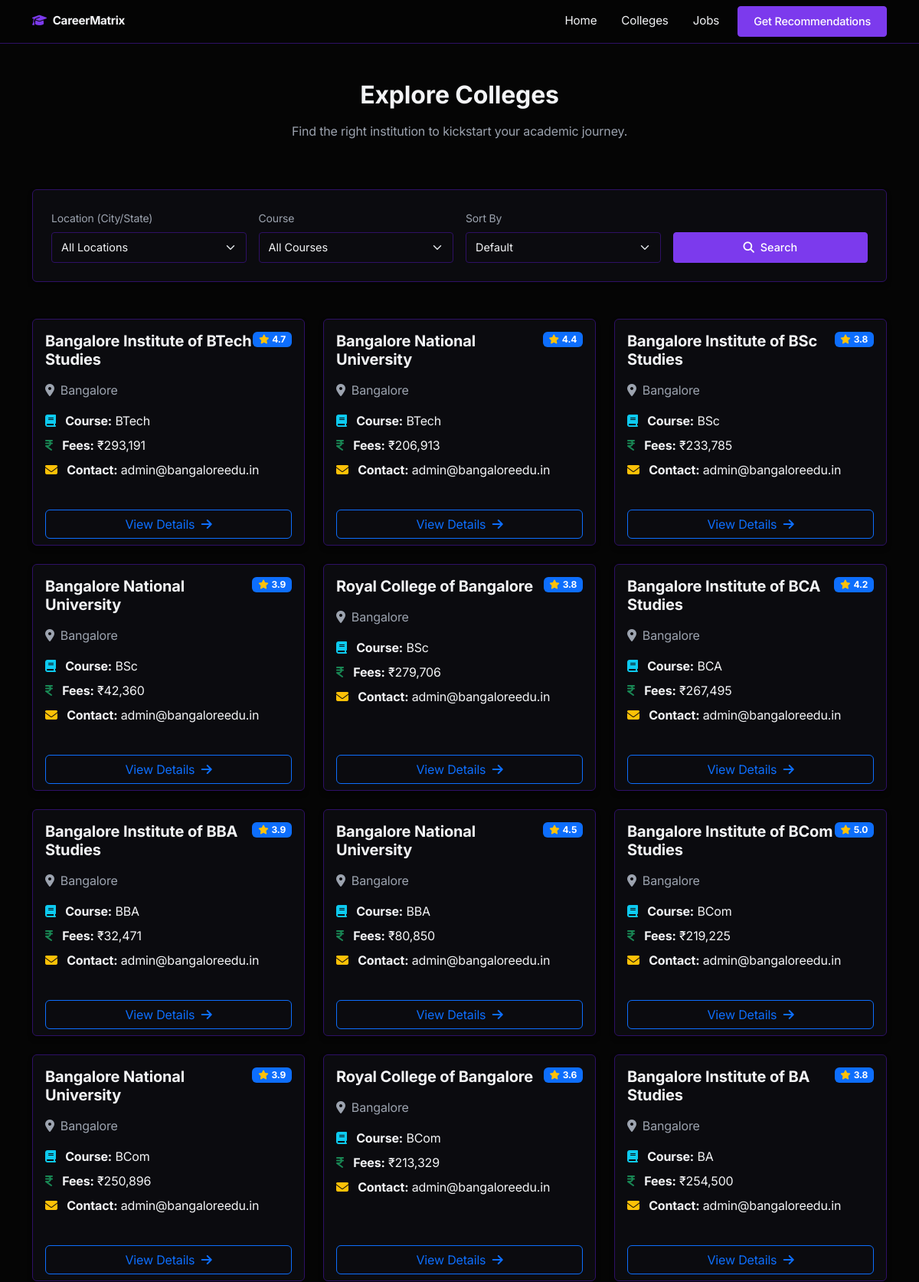
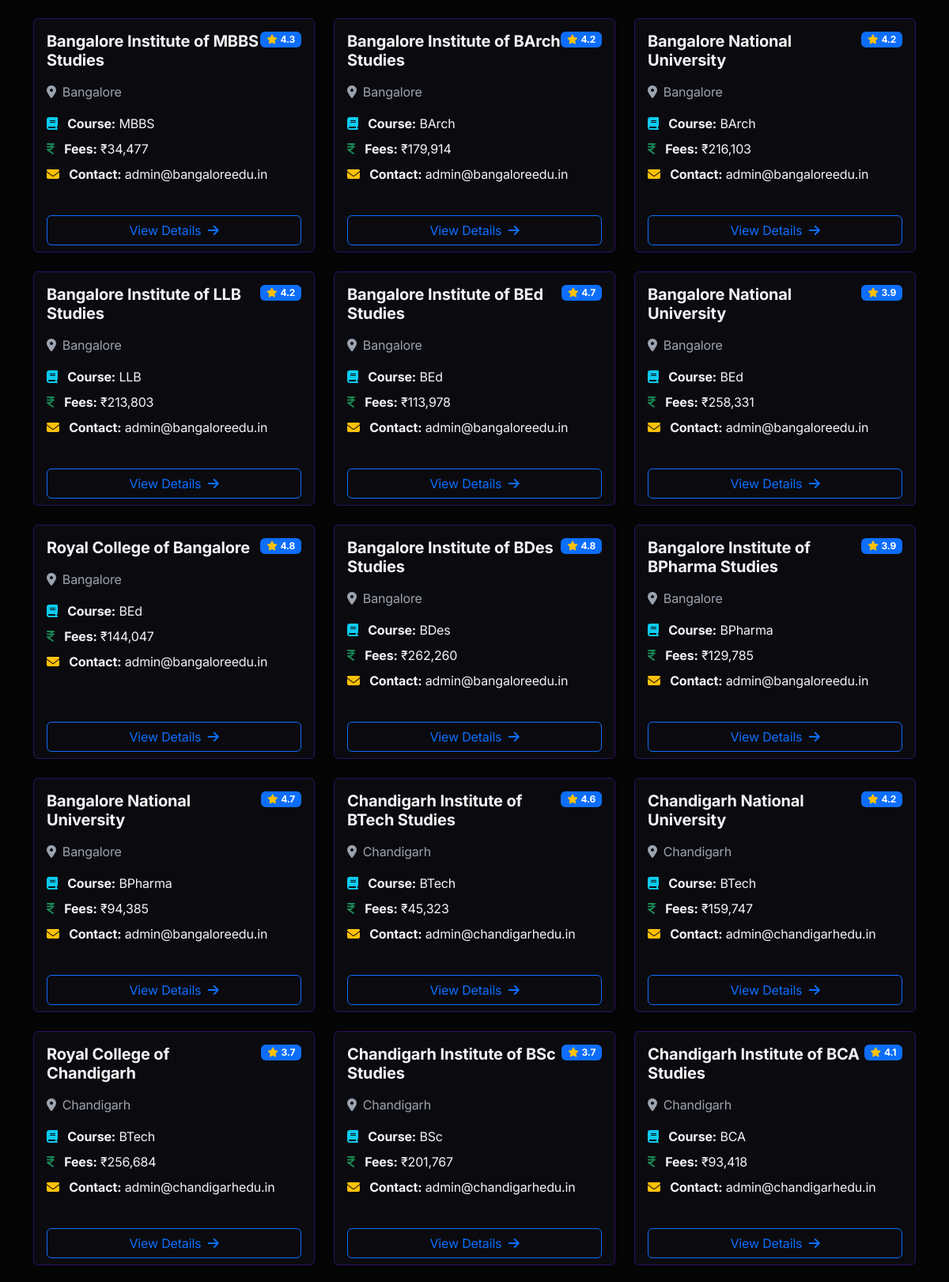
Screenshot of /colleges (upper part) with the database file from the repository (2 pictures, top to bottom).
### models.py (models this page shows)
class College(db.Model):
    id = db.Column(db.Integer, primary_key=True)
    name = db.Column(db.String(200), nullable=False)
    location = db.Column(db.String(100), nullable=False)
    course = db.Column(db.String(100), nullable=False)
    fees = db.Column(db.Float, nullable=False)
    rating = db.Column(db.Float, nullable=True)
    contact_info = db.Column(db.String(100), nullable=True)
    registration_link = db.Column(db.String(255), nullable=True)

### app.py (the view)
@app.route('/colleges', methods=['GET'])
def colleges():
    location = request.args.get('location')
    course = request.args.get('course')
    sort_by = request.args.get('sort_by')
    query = College.query
    if location:
        query = query.filter(College.location.ilike(f'%{location}%'))
    if course:
        query = query.filter(College.course.ilike(f'%{course}%'))
    if sort_by == 'fees_low_high':
        query = query.order_by(College.fees.asc())
    elif sort_by == 'rating_high_low':
        query = query.order_by(College.rating.desc().nulls_last())
    colleges = query.all()
    return render_template('colleges.html', colleges=colleges)

### templates/colleges.html (shortened to what this page needs)
{% extends "base.html" %}
{% block content %}
<div class="container py-5">
    <div class="row mb-5">
        <div class="col-lg-8 mx-auto text-center">
            <h2 class="fw-bold mb-3">Explore Colleges</h2>
            <p class="text-muted">Find the right institution to kickstart your academic journey.</p>
        </div>
    </div>
    <div class="card mb-5">
        <div class="card-body p-4">
            <form method="GET" action="{{ url_for('colleges') }}" class="row g-3 align-items-end">
                <div class="col-md-3">
                    <label for="location" class="form-label text-muted small">Location (City/State)</label>
                    <select class="form-select" id="location" name="location">
                        <option value="">All Locations</option>
                    </select>
                </div>
                <div class="col-md-3">
                    <label for="course" class="form-label text-muted small">Course</label>
                    <select class="form-select" id="course" name="course">
                        <option value="">All Courses</option>
                    </select>
                </div>
                <div class="col-md-3">
                    <label for="sort_by" class="form-label text-muted small">Sort By</label>
                    <select class="form-select" id="sort_by" name="sort_by">
                        <option value="">Default</option>
                    </select>
                </div>
                <div class="col-md-3">
                    <button type="submit" class="btn btn-primary w-100">
                        <i class="fa-solid fa-magnifying-glass me-2"></i>Search
                    </button>
                </div>
            </form>
        </div>
    </div>
    <div class="row row-cols-1 row-cols-md-2 row-cols-lg-3 g-4">
        {% for college in colleges %}
        <div class="col">
            <div class="card h-100">
                <div class="card-body">
                    <div class="d-flex justify-content-between align-items-start mb-2">
                        <h5 class="card-title fw-bold text-wrap">{{ college.name }}</h5>
                        {% if college.rating %}
                        <span class="badge bg-primary text-white"><i class="fa-solid fa-star me-1 text-warning"></i>{{ college.rating }}</span>
                        {% endif %}
                    </div>
                    <p class="text-muted mb-3"><i class="fa-solid fa-location-dot me-2"></i>{{ college.location }}</p>
                    <ul class="list-unstyled mb-4">
                        <li class="mb-2"><i class="fa-solid fa-book me-2 text-info"></i> <strong>Course:</strong> {{ college.course }}</li>
                        <li class="mb-2"><i class="fa-solid fa-indian-rupee-sign me-2 text-success"></i> <strong>Fees:</strong> ₹{{ "{:,.0f}".format(college.fees) }}</li>
                        <li class="mb-2"><i class="fa-solid fa-envelope me-2 text-warning"></i> <strong>Contact:</strong> {{ college.contact_info }}</li>
                    </ul>
                </div>
                <div class="card-footer bg-transparent border-0 pt-0">
                    <a href="{{ url_for('college_detail', college_id=college.id) }}" class="btn btn-outline-primary w-100">
                        View Details <i class="fa-solid fa-arrow-right ms-1"></i>
                    </a>
                </div>
            </div>
        </div>
        {% else %}
        <div class="col-12 text-center py-5">
            <i class="fa-solid fa-magnifying-glass-minus fa-3x text-muted mb-3"></i>
            <h4>No colleges found matching your criteria.</h4>
            <a href="{{ url_for('colleges') }}" class="btn btn-outline-light mt-3">Reset Filters</a>
        </div>
        {% endfor %}
    </div>
</div>
{% endblock %}

### templates/base.html (shortened to what this page needs)
<!DOCTYPE html>
<html lang="en" data-bs-theme="dark">
<head>
    <link href="https://cdn.jsdelivr.net/npm/bootstrap@5.3.2/dist/css/bootstrap.min.css" rel="stylesheet">
    <link rel="stylesheet" href="{{ url_for('static', filename='css/style.css') }}">
    <link rel="stylesheet" href="https://cdnjs.cloudflare.com/ajax/libs/font-awesome/6.4.0/css/all.min.css">
</head>
<body>
    <nav class="navbar navbar-expand-lg sticky-top">
        <div class="container">
            <a class="navbar-brand fw-bold" href="{{ url_for('index') }}">
                <i class="fa-solid fa-graduation-cap me-2 text-primary"></i>CareerMatrix
            </a>
            <div class="collapse navbar-collapse" id="navbarNav">
                <ul class="navbar-nav ms-auto gap-3">
                    <li class="nav-item">
                        <a class="nav-link" href="{{ url_for('index') }}">Home</a>
                    </li>
                    <li class="nav-item">
                        <a class="nav-link" href="{{ url_for('colleges') }}">Colleges</a>
                    </li>
                    <li class="nav-item">
                        <a class="nav-link" href="{{ url_for('jobs') }}">Jobs</a>
                    </li>
                    <li class="nav-item">
                        <a class="btn btn-primary" href="{{ url_for('recommend') }}">Get Recommendations</a>
                    </li>
                </ul>
            </div>
        </div>
    </nav>
    <main class="min-vh-100">
        {% block content %}{% endblock %}
    </main>
</body>
</html>

### static/css/style.css (style rules this page uses)
:root { --bg-color: #050505; --surface-color: #0b0b0f; --surface-hover: #14111c; --primary-color: #7c3aed; --primary-hover: #6d28d9; --text-color: #f3f4f6; --text-muted: #9ca3af; --border-color: #2e1065; --accent-color: #a78bfa; }
body { background-color: var(--bg-color); color: var(--text-color); font-family: 'Inter', system-ui, -apple-system, sans-serif; margin: 0; padding: 0; letter-spacing: -0.01em; }
.navbar { background-color: rgba(5, 5, 5, 0.9) !important; backdrop-filter: blur(12px); border-bottom: 1px solid var(--border-color); }
.navbar-brand { font-weight: 700; letter-spacing: -0.02em; }
.navbar-brand, .nav-link { color: var(--text-color) !important; font-size: 0.95rem; }
.nav-link { transition: color 0.2s ease; }
.card { background-color: var(--surface-color); border: 1px solid var(--border-color); border-radius: 6px; box-shadow: 0 4px 6px -1px rgba(0, 0, 0, 0.5); transition: transform 0.2s ease, border-color 0.2s ease, box-shadow 0.2s ease; color: var(--text-color); }
.btn-primary { background-color: var(--primary-color); border-color: var(--primary-color); border-radius: 4px; padding: 0.5rem 1.25rem; font-weight: 500; font-size: 0.9rem; transition: all 0.2s; }
.form-control, .form-select { background-color: #0b0b0f; border: 1px solid var(--border-color); color: var(--text-color); border-radius: 4px; font-size: 0.9rem; padding: 0.5rem 0.75rem; }
.text-muted { color: var(--text-muted) !important; }
.text-primary { color: var(--primary-color) !important; }

### rows the page displays
College: name "Bangalore Institute of BTech Studies", rating "4.7", location "Bangalore", course "BTech", fees "293,191", contact_info "admin@bangaloreedu.in"
College: name "Bangalore National University", rating "4.4", location "Bangalore", course "BTech", fees "206,913", contact_info "admin@bangaloreedu.in"
College: name "Bangalore Institute of BSc Studies", rating "3.8", location "Bangalore", course "BSc", fees "233,785", contact_info "admin@bangaloreedu.in"
College: name "Bangalore National University", rating "3.9", location "Bangalore", course "BSc", fees "42,360", contact_info "admin@bangaloreedu.in"
College: name "Royal College of Bangalore", rating "3.8", location "Bangalore", course "BSc", fees "279,706", contact_info "admin@bangaloreedu.in"
College: name "Bangalore Institute of BCA Studies", rating "4.2", location "Bangalore", course "BCA", fees "267,495", contact_info "admin@bangaloreedu.in"
College: name "Bangalore Institute of BBA Studies", rating "3.9", location "Bangalore", course "BBA", fees "32,471", contact_info "admin@bangaloreedu.in"
College: name "Bangalore National University", rating "4.5", location "Bangalore", course "BBA", fees "80,850", contact_info "admin@bangaloreedu.in"
College: name "Bangalore Institute of BCom Studies", rating "5.0", location "Bangalore", course "BCom", fees "219,225", contact_info "admin@bangaloreedu.in"
College: name "Bangalore National University", rating "3.9", location "Bangalore", course "BCom", fees "250,896", contact_info "admin@bangaloreedu.in"
College: name "Royal College of Bangalore", rating "3.6", location "Bangalore", course "BCom", fees "213,329", contact_info "admin@bangaloreedu.in"
College: name "Bangalore Institute of BA Studies", rating "3.8", location "Bangalore", course "BA", fees "254,500", contact_info "admin@bangaloreedu.in"
College: name "Bangalore Institute of MBBS Studies", rating "4.3", location "Bangalore", course "MBBS", fees "34,477", contact_info "admin@bangaloreedu.in"
College: name "Bangalore Institute of BArch Studies", rating "4.2", location "Bangalore", course "BArch", fees "179,914", contact_info "admin@bangaloreedu.in"
College: name "Bangalore National University", rating "4.2", location "Bangalore", course "BArch", fees "216,103", contact_info "admin@bangaloreedu.in"
College: name "Bangalore Institute of LLB Studies", rating "4.2", location "Bangalore", course "LLB", fees "213,803", contact_info "admin@bangaloreedu.in"
College: name "Bangalore Institute of BEd Studies", rating "4.7", location "Bangalore", course "BEd", fees "113,978", contact_info "admin@bangaloreedu.in"
College: name "Bangalore National University", rating "3.9", location "Bangalore", course "BEd", fees "258,331", contact_info "admin@bangaloreedu.in"
College: name "Royal College of Bangalore", rating "4.8", location "Bangalore", course "BEd", fees "144,047", contact_info "admin@bangaloreedu.in"
College: name "Bangalore Institute of BDes Studies", rating "4.8", location "Bangalore", course "BDes", fees "262,260", contact_info "admin@bangaloreedu.in"
College: name "Bangalore Institute of BPharma Studies", rating "3.9", location "Bangalore", course "BPharma", fees "129,785", contact_info "admin@bangaloreedu.in"
College: name "Bangalore National University", rating "4.7", location "Bangalore", course "BPharma", fees "94,385", contact_info "admin@bangaloreedu.in"
College: name "Chandigarh Institute of BTech Studies", rating "4.6", location "Chandigarh", course "BTech", fees "45,323", contact_info "admin@chandigarhedu.in"
College: name "Chandigarh National University", rating "4.2", location "Chandigarh", course "BTech", fees "159,747", contact_info "admin@chandigarhedu.in"
College: name "Royal College of Chandigarh", rating "3.7", location "Chandigarh", course "BTech", fees "256,684", contact_info "admin@chandigarhedu.in"
College: name "Chandigarh Institute of BSc Studies", rating "3.7", location "Chandigarh", course "BSc", fees "201,767", contact_info "admin@chandigarhedu.in"
College: name "Chandigarh Institute of BCA Studies", rating "4.1", location "Chandigarh", course "BCA", fees "93,418", contact_info "admin@chandigarhedu.in"
